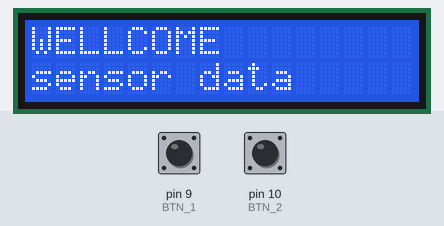
Bench run of a sketch on a simulated Arduino Uno, built with avr-gcc and run on an emulated ATmega328P. On the bench: 16×2 character LCD. The test bench sets the inputs (shaded band); at power-on: pin 9 (BTN_1) LOW, pin 10 (BTN_2) LOW.

Above: at 1.2 s.
1.3 s: pin 9 (BTN_1) pulled HIGH for 0.15 s
At 2.3 s:
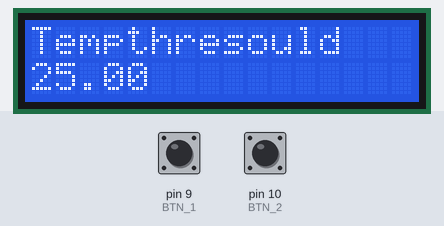
At 7.6 s:
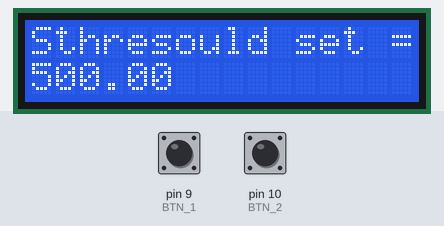
Timing chart, 0 to 9.1 s (numbered marks = the images above; inputs shaded):
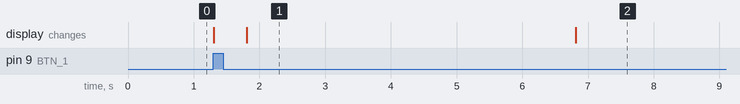

The sketch:

New_lcd_setting_code_.ino
```cpp
#include <LiquidCrystal.h> //this library is included in the Arduino IDE

LiquidCrystal lcd(2, 3, 4, 5, 6, 7);          // lcd connection pin numbers.

const int BTN_1= 9;                           // push button1 pin no.connected arduino
const int BTN_2 = 10;                        // push button2 pin no.connected arduino
int tempPin = 0;                             // temp sensor pin connected arduino
int lightPin = 1;                             // light sensor pin connected to arduino
int SoilPin = 2;
float tempset,thresould = 25;                 // set thresould temperature variable.
float soilmoistureset,soilthresould =500;     // set thresould soilmoisture  variable.
float lightset,lightthresould = 300;          //set thresould light  variable.
long last_read = 0;

char* list[] = {"sensor data",};
byte index = 0;

void setup() {
           pinMode(BTN_1,INPUT);              //set BTN_1 as input

          pinMode(BTN_2,INPUT);               //set BTN_2 as input

          lcd.begin(16,2);                    // lcd setup
          Serial.begin(9600);
          printMenu(list[index]);
            }

void loop() {
            if(digitalRead(BTN_1) == 1)                // if BTN_1 is long pressed below condition occured
                {
                 lcd.clear();
                 lcd.print("User setting");
                 delay(500);

                 tempset= thresould;                   // set  thresould temperature value
                 lcd.clear();
                 lcd.setCursor(0,0);  //clears display
                 lcd.print( "Tempthresould ");
                 lcd.setCursor(0,1);
                 lcd.print(thresould);
                 delay(5000);

                 soilmoistureset = soilthresould;       //  set  thresould soilmoisture value
                 lcd.clear();
                 lcd.setCursor(0,0);  //clears display
                 lcd.print( "Sthresould set = ");
                 lcd.setCursor(0,1);
                 lcd.print(soilthresould);
                 delay(5000);

                 lightset = lightthresould;             //  set  thresould light value
                 lcd.clear();
                 lcd.setCursor(0,0);  //clears display
                 lcd.print( "Lthresould set = ");
                 lcd.setCursor(0,1);
                 lcd.print(lightthresould);
                 delay(5000);


              }else {

                    }

          if(millis() - last_read > 200)
              {
                if(digitalRead(BTN_1) == 1)
                {
                buttonClicked(BTN_1);
                }

               if(digitalRead(BTN_2) == 1)
               {
                buttonClicked(BTN_2);
               }
               last_read = millis();
             }
           }

    void buttonClicked(int btn)
      {
        if(btn == BTN_1 && index > 0 ) {
           --index;
         }
        else if (btn == BTN_2==1)                                     // if BTN_2 pressed sensor data shown to display using below condition
         {
           lcd.clear();
           int tempReading = analogRead(tempPin);
           float tempVolts = tempReading * 5.0 / 1024.0;
           float tempC = (tempVolts - 0.5) * 100.0;
           float tempF = tempC * 9.0 / 5.0 + 32.0;
           lcd.print("TempF ");
           lcd.setCursor(5, 0);
           lcd.print(tempF);
           delay (1200);


           int lightReading = analogRead(lightPin);
           lcd.setCursor(11, 0);
           lcd.print("Light ");
           lcd .setCursor(0,1);
           lcd.print(lightReading);
           delay(1200);

           int soilmoistureReading= analogRead(SoilPin);
           lcd.setCursor(5,1);
           lcd.print("SoilMoi ");
           lcd.print(soilmoistureReading);
           delay(2500);
        }


printMenu(list[index]);
 }

void printMenu(String s)            //   set up fucition call here
  {
   lcd.clear();                     // clear lcd
   lcd.print("WELLCOME");           // print to lcd contineously
   lcd.setCursor(0,1);              // set cursor to lcd
   lcd.print(s);                    // print lcd as string s
}
```

Measured:
- after the input at 1.3 s, the display: first changes at once (image 1 shows a later state)
- what the display in image 1 shows lasts 5.0 s, from 1.8 s to 6.8 s
